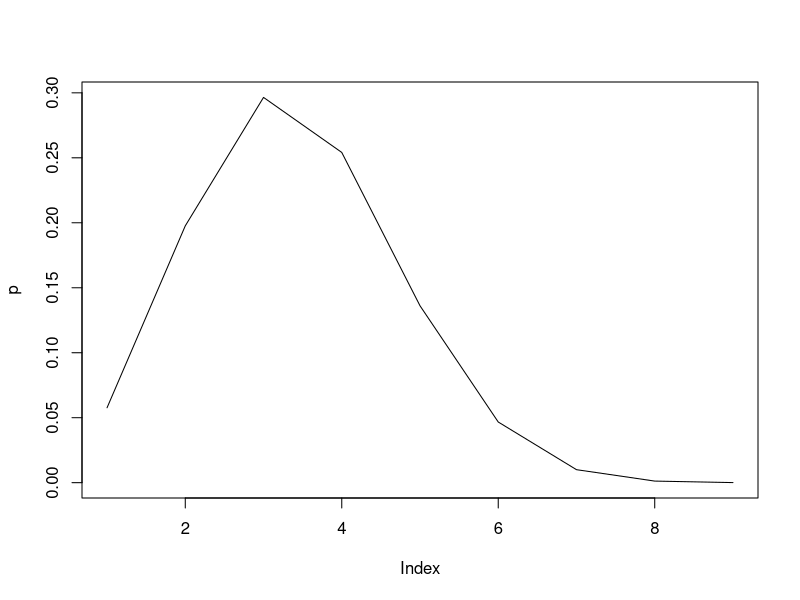

Generate this figure with R: (Note: this script raises an error after producing the figure.)
x = 3
size = 8
prob = 0.3
n = 40

dbinom(x, size, prob)
pbinom(x, size, prob)

s <- seq(0, size, by=1)
p <- dbinom(s, size, prob)
plot(p, type="l")


library("fitdistrplus")
library("car")

y <- rbinom(n=n,size=size,prob=prob)
fb <- fitdist(data=y, dist="binom", fix.arg = list(size=size), start = list(prob=prob))
qqp(y, "binom", size=size, fb$estimate)
fb
